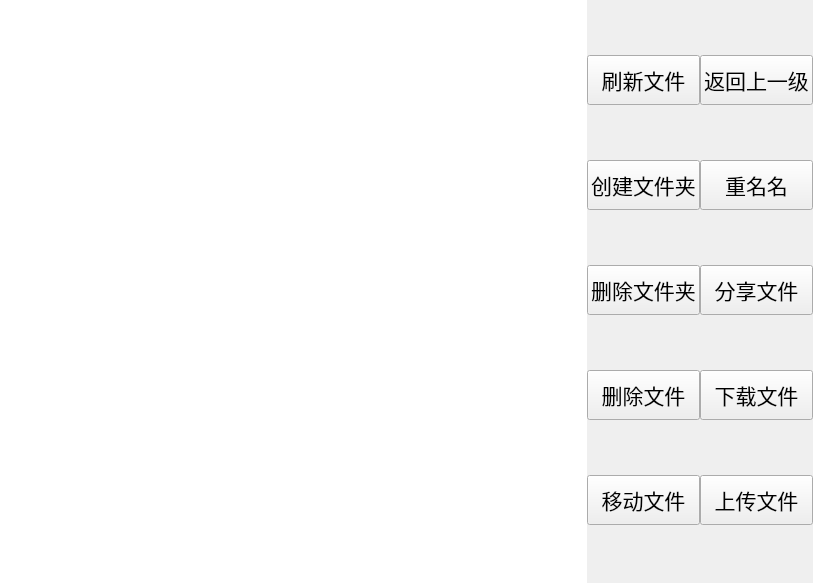
<?xml version="1.0" encoding="UTF-8"?>
<ui version="4.0">
 <class>File</class>
 <widget class="QWidget" name="File">
  <property name="geometry">
   <rect>
    <x>0</x>
    <y>0</y>
    <width>813</width>
    <height>583</height>
   </rect>
  </property>
  <property name="windowTitle">
   <string>Form</string>
  </property>
  <layout class="QGridLayout" name="gridLayout_2">
   <property name="leftMargin">
    <number>0</number>
   </property>
   <property name="topMargin">
    <number>0</number>
   </property>
   <property name="rightMargin">
    <number>0</number>
   </property>
   <property name="bottomMargin">
    <number>0</number>
   </property>
   <property name="horizontalSpacing">
    <number>0</number>
   </property>
   <property name="verticalSpacing">
    <number>6</number>
   </property>
   <item row="0" column="0">
    <widget class="QListWidget" name="listWidget">
     <property name="frameShape">
      <enum>QFrame::NoFrame</enum>
     </property>
    </widget>
   </item>
   <item row="0" column="1">
    <layout class="QGridLayout" name="gridLayout">
     <item row="0" column="0">
      <widget class="QPushButton" name="flushFile_PB">
       <property name="minimumSize">
        <size>
         <width>0</width>
         <height>50</height>
        </size>
       </property>
       <property name="font">
        <font>
         <family>宋体</family>
         <pointsize>16</pointsize>
        </font>
       </property>
       <property name="text">
        <string>刷新文件</string>
       </property>
      </widget>
     </item>
     <item row="0" column="1">
      <widget class="QPushButton" name="return_PB">
       <property name="minimumSize">
        <size>
         <width>0</width>
         <height>50</height>
        </size>
       </property>
       <property name="font">
        <font>
         <family>宋体</family>
         <pointsize>16</pointsize>
        </font>
       </property>
       <property name="text">
        <string>返回上一级</string>
       </property>
      </widget>
     </item>
     <item row="1" column="0">
      <widget class="QPushButton" name="mkDir_PB">
       <property name="minimumSize">
        <size>
         <width>0</width>
         <height>50</height>
        </size>
       </property>
       <property name="font">
        <font>
         <family>宋体</family>
         <pointsize>16</pointsize>
        </font>
       </property>
       <property name="text">
        <string>创建文件夹</string>
       </property>
      </widget>
     </item>
     <item row="1" column="1">
      <widget class="QPushButton" name="rename_PB">
       <property name="minimumSize">
        <size>
         <width>0</width>
         <height>50</height>
        </size>
       </property>
       <property name="font">
        <font>
         <family>宋体</family>
         <pointsize>16</pointsize>
        </font>
       </property>
       <property name="text">
        <string>重名名</string>
       </property>
      </widget>
     </item>
     <item row="2" column="0">
      <widget class="QPushButton" name="delDir_PB">
       <property name="minimumSize">
        <size>
         <width>0</width>
         <height>50</height>
        </size>
       </property>
       <property name="font">
        <font>
         <family>宋体</family>
         <pointsize>16</pointsize>
        </font>
       </property>
       <property name="text">
        <string>删除文件夹</string>
       </property>
      </widget>
     </item>
     <item row="2" column="1">
      <widget class="QPushButton" name="shareFile_PB">
       <property name="minimumSize">
        <size>
         <width>0</width>
         <height>50</height>
        </size>
       </property>
       <property name="font">
        <font>
         <family>宋体</family>
         <pointsize>16</pointsize>
        </font>
       </property>
       <property name="text">
        <string>分享文件</string>
       </property>
      </widget>
     </item>
     <item row="3" column="0">
      <widget class="QPushButton" name="delFile_PB">
       <property name="minimumSize">
        <size>
         <width>0</width>
         <height>50</height>
        </size>
       </property>
       <property name="font">
        <font>
         <family>宋体</family>
         <pointsize>16</pointsize>
        </font>
       </property>
       <property name="text">
        <string>删除文件</string>
       </property>
      </widget>
     </item>
     <item row="3" column="1">
      <widget class="QPushButton" name="download_PB">
       <property name="minimumSize">
        <size>
         <width>0</width>
         <height>50</height>
        </size>
       </property>
       <property name="font">
        <font>
         <family>宋体</family>
         <pointsize>16</pointsize>
        </font>
       </property>
       <property name="text">
        <string>下载文件</string>
       </property>
      </widget>
     </item>
     <item row="4" column="0">
      <widget class="QPushButton" name="moveFile_PB">
       <property name="minimumSize">
        <size>
         <width>0</width>
         <height>50</height>
        </size>
       </property>
       <property name="font">
        <font>
         <family>宋体</family>
         <pointsize>16</pointsize>
        </font>
       </property>
       <property name="text">
        <string>移动文件</string>
       </property>
      </widget>
     </item>
     <item row="4" column="1">
      <widget class="QPushButton" name="upload_PB">
       <property name="minimumSize">
        <size>
         <width>0</width>
         <height>50</height>
        </size>
       </property>
       <property name="font">
        <font>
         <family>宋体</family>
         <pointsize>16</pointsize>
        </font>
       </property>
       <property name="text">
        <string>上传文件</string>
       </property>
      </widget>
     </item>
    </layout>
   </item>
  </layout>
 </widget>
 <resources/>
 <connections/>
</ui>
